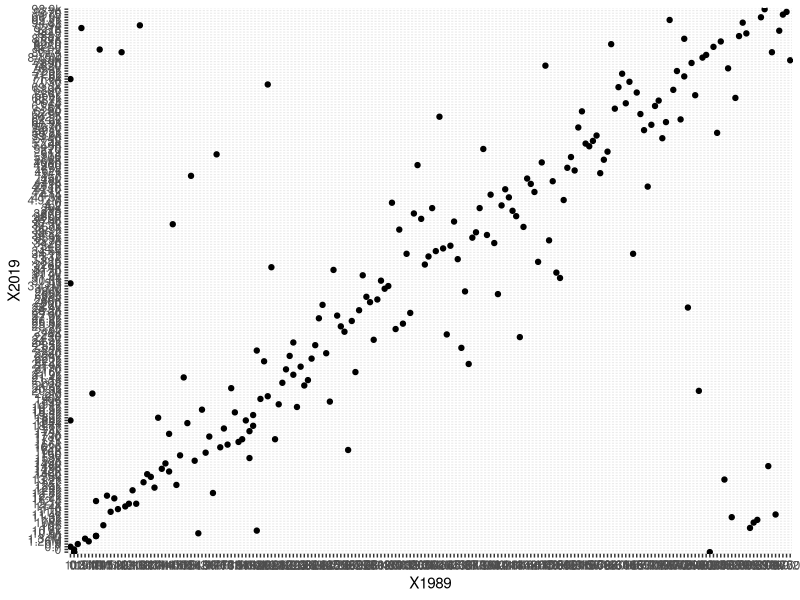

The R source for this figure:
## ---- chunk 1


## ---- chunk 2
installed.packages()
## ---- chunk 3
#install.packages("vegan", dependencies = TRUE)
## ---- chunk 4
#library(vegan)
## ---- chunk 5
#remove.packages("vegan")
## ---- chunk 6
?plot()
## ---- chunk 7
help(plot)
## ---- chunk 8
?"<-"
## ---- chunk 9
vignette("FAQ-vegan")
## ---- chunk 10

## ---- chunk 11
cats <- data.frame(coat = c("calico", "black", "taffy"),
                   weight = c(2.1,5,3.2),
                   likes_string = c(1,0,1))
## ---- chunk 12
cats
## ---- chunk 13
getwd()
## ---- chunk 14
write.csv(cats, file = "./cats.csv")
## ---- chunk 15
#cats <- read.csv("./data/cats/csv")
## ---- chunk 16
cats$coat
## ---- chunk 17
cats$weight
## ---- chunk 18
cats$weight*10
## ---- chunk 19
log(cats$weight)
## ---- chunk 20
logweight <- log(cats$weight)
cbind(cats,logweight)
## ---- chunk 21
cats <- cbind(cats,logweight)
## ---- chunk 22
cats
## ---- chunk 23
paste("My cat is ", cats$coat, ", and it weighs ", cats$weight, " kg.", sep="")
## ---- chunk 24
typeof(cats$coat)
## ---- chunk 25
typeof(cats$weight)
## ---- chunk 26
typeof(cats$likes_string)
## ---- chunk 27
typeof(3.14159)
## ---- chunk 28
typeof(FALSE)
## ---- chunk 29
typeof(TRUE)
## ---- chunk 30
typeof(T)
typeof(F)
## ---- chunk 31
typeof(cats)
## ---- chunk 32
class(cats)
## ---- chunk 33
file.show("./data/cats.csv")
## ---- chunk 34
#cats$likes_string <- as.logical(cats$likes_string)
#type
## ---- chunk 35
#cats$likes_string
## ---- chunk 36
c("a","b")
## ---- chunk 37
ab <- c("a", "b")
ab
## ---- chunk 38
c(ab,"c")
## ---- chunk 39
c(ab, ab)
## ---- chunk 40
1:10
## ---- chunk 41
seq(10)
## ---- chunk 42
z <- seq(10)
head(z, n=3)
## ---- chunk 43
length(z)
## ---- chunk 44
class(z)
## ---- chunk 45
typeof(z)
## ---- chunk 46
seq(0,100, by=5)
## ---- chunk 47
cats
## ---- chunk 48
str(cats$coat)
## ---- chunk 49
coats <- c("tabby", "tortoiseshell", "tortoiseshell", "black", "tabby")
coats
## ---- chunk 50
str(coats)
## ---- chunk 51
factor(coats)
## ---- chunk 52
categories <- factor(coats)
class(coats)
class(categories)
## ---- chunk 53
str(categories)
## ---- chunk 54
list_example <- list(title="Numbers", numbers = 1:10, data=TRUE)
## ---- chunk 55
list_example
## ---- chunk 56
another_list <- list(1, "a",TRUE, 1+1i)
another_list
## ---- chunk 57
typeof(list_example)
class(list_example)
## ---- chunk 58
typeof(cats)
class(cats)
## ---- chunk 59
data.frame(list_example)
## ---- chunk 60
cats
## ---- chunk 61
cats[,2]
## ---- chunk 62
cats[3,]
## ---- chunk 63
cats[2:3,c(1,3)]
## ---- chunk 64
matrix_example <- matrix(0, ncol=5, nrow=3)
## ---- chunk 65
matrix_example
## ---- chunk 66
class(matrix_example)
## ---- chunk 67
typeof(matrix_example)
## ---- chunk 68
str(matrix_example)
## ---- chunk 69
dim(matrix_example)
## ---- chunk 70
ncol(matrix_example)
## ---- chunk 71
nrow(matrix_example)
## ---- chunk 72
class(data.frame(matrix_example))
## ---- chunk 73
df_example <- data.frame(matrix_example)
df_example
## ---- chunk 74
p <- c(2.3,6.9,4.0,24.3,2)
p
## ---- chunk 75
names(p) <- c('a','b','c','d','e')
p
## ---- chunk 76
p[2:4]
## ---- chunk 77
p[c(1,5)]
## ---- chunk 78
p[c(1,1,1,3,5,5)]
## ---- chunk 79
p[6]
## ---- chunk 80
p[-3]
## ---- chunk 81
p[c(-1,-5)]
## ---- chunk 82
p[-(2:4)]
## ---- chunk 83
p[c('a','c')]
## ---- chunk 84
p[c(T,F,T,F,T)]
## ---- chunk 85
p[names(p) != 'c']
## ---- chunk 86
f <- factor(c('a','b','c','d','e'))
f
## ---- chunk 87
f[f == 'a']
## ---- chunk 88
f[1:3]
## ---- chunk 89
f[f %in% c('b','c')]
## ---- chunk 90
f[-3]
## ---- chunk 91
f2 <- c('a','a','b','c','c')
f2
## ---- chunk 92
f2[f2 == 'a']
## ---- chunk 93
f2[f2 %in% c('a','c')]
## ---- chunk 94
set.seed(21)
m <- matrix(rnorm(6*4), ncol=4, nrow=6)
m
## ---- chunk 95
m[3:4, c(3,1)]
## ---- chunk 96
m[,c(3,4)]
## ---- chunk 97
xlist <- list(a="BIOL48006220",b=seq(1,10,by = 0.5), data="Grade")
xlist
## ---- chunk 98
xlist[1:2]
## ---- chunk 99
xlist['a']
## ---- chunk 100
xlist[['a']]
## ---- chunk 101
xlist['b']
## ---- chunk 102
xlist[['b']]
## ---- chunk 103
xlist$b
## ---- chunk 104
gp <- read.csv('forest_area_sq_km.csv')
## ---- chunk 105
head(gp, n=10L)
## ---- chunk 106
head(gp[3], n=10L)
## ---- chunk 107
nrow(gp)
## ---- chunk 108
head(gp[["country"]], 10L)
## ---- chunk 109
gp$X2001
## ---- chunk 110
gp[c(1,3), 2:5]
## ---- chunk 111
gp[ which(gp$X1989 <= 100 & gp$X2019 >= 100),]
## ---- chunk 112
n <- 10

if (n < 10) {
  print("n is less than 10")
} else if (n > 10) {
  print("n is greater than 10")
} else {
  print("n is equal to 10")
}
## ---- chunk 113
for (n in seq(0,20)) {
  if (n < 10) {
    print("n is less than 10")
  } else if (n > 10) {
    print("n is greater than 10")
  } else {
    print("n is equal to 10")
  }
}  
## ---- chunk 114
g <- 0 

while (g <=10) {
  print(paste(g,"is less than or equal to 10"))
  g <- g+1
}
## ---- chunk 115
#install.packages("ggplot2")
## ---- chunk 116
library(ggplot2)
## ---- chunk 117
forestdata <- read.csv('forest_area_sq_km.csv')

head(forestdata)
## ---- chunk 118
ggplot(data=forestdata, mapping=aes(x=X1989, y=X2019)) + geom_point()
